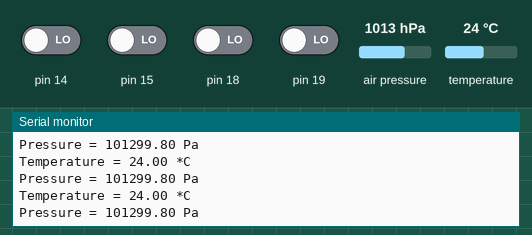
A sketch run on a simulated Arduino Uno, built with avr-gcc and run on an emulated ATmega328P. On the bench: the last lines printed to the serial monitor. Wiring (inferred from the names in the program): I2C bus: SDA pin 17; SCL pin 16; BMP280 pressure sensor at I2C address 0x76. The test bench sets the inputs (shaded band); at power-on: pin 14, pin 15, pin 18, pin 19 LOW, air pressure 1013 hPa, temperature 24 °C.

Above: at 1.2 s.
1.3 s: air pressure set to 952 hPa
At 1.4 s:
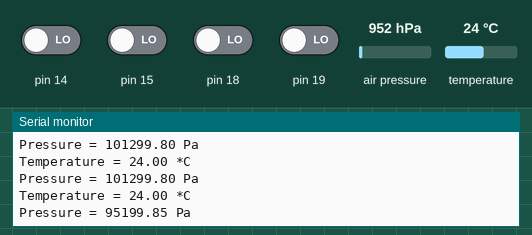
2.8 s: temperature set to 12 °C
At 2.8 s:
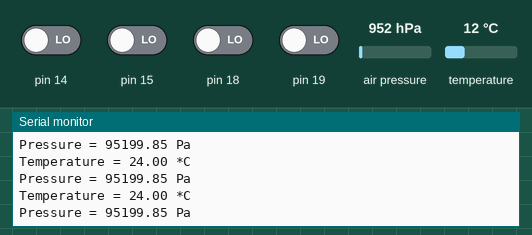
4.3 s: air pressure set to 975 hPa
At 4.31 s:
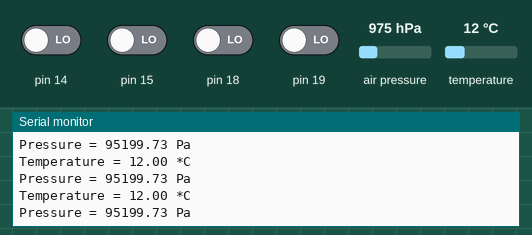
Timing chart, 0 to 7.3 s (numbered marks = the images above; inputs shaded):
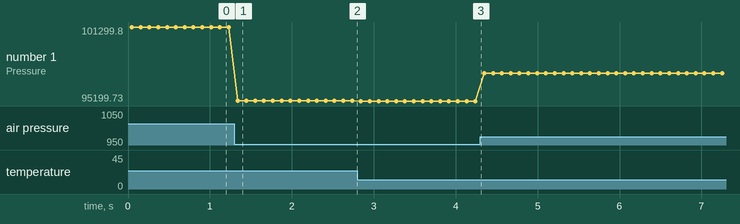

Measured:
- after the input at 1.3 s, the serial monitor: prints a new line at once (image 1)
- plotted number 1: 101299.8 → 95199.85 after the input at 1.3 s, 95199.85 → 95199.73 after the input at 2.8 s, 95199.73 → 97499.75 after the input at 4.3 s

The sketch:

bmp280test.ino
```cpp
#define DDR_SCL  DDRC
#define PORT_SCL PORTC

#define DDR_SDA  DDRC
#define PORT_SDA PORTC
#define PIN_SDA  PINC

#define BIT_SCL _BV(2)
#define BIT_SDA _BV(3)


#define I2C_ACK 1
#define I2C_NAK 0
#define i2c_scl_release() DDR_SCL &= ~BIT_SCL
#define i2c_sda_release() DDR_SDA &= ~BIT_SDA
// sets SCL low and drives output
#define i2c_scl_lo() PORT_SCL &= ~BIT_SCL; DDR_SCL |= BIT_SCL;
// sets SDA low and drives output
#define i2c_sda_lo() PORT_SDA &= ~BIT_SDA; DDR_SDA |= BIT_SDA;
// set SCL high and to input (releases pin) (i.e. change to input,turnon pullup)
#define i2c_scl_hi() DDR_SCL &=~ BIT_SCL;
// set SDA high and to input (releases pin) (i.e. change to input,turnon pullup)
#define i2c_sda_hi() DDR_SDA &=~ BIT_SDA;

void dly()
{
  for(uint8_t i=0;i<16;i++)//6 is stable
  {
    volatile uint8_t v=0;
    v++;
  }
}

void i2c_writebit( uint8_t c )
{
  if ( c > 0 ) {
    i2c_sda_hi();
  }
  else {
    i2c_sda_lo();
  }
  i2c_scl_hi();
  dly();
  i2c_scl_lo();
  dly();
  if ( c > 0 ) {
    i2c_sda_lo();
  }
  dly();
}
uint8_t i2c_readbit()
{
  i2c_sda_hi();
  i2c_scl_hi();
  dly();
  uint8_t c = PIN_SDA; // I2C_PIN;
  i2c_scl_lo();
  dly();
  return ( c & BIT_SDA) ? 1 : 0;
}

uint8_t i2c_write( uint8_t c )
{
  for ( uint8_t i=0;i<8;i++) {
    i2c_writebit( c & 128 );
    c<<=1;
  }
  return i2c_readbit();
}

// read a byte from the I2C slave device
//
uint8_t i2c_read( uint8_t ack )
{
  uint8_t res = 0;
  for ( uint8_t i=0;i<8;i++) {
    res <<= 1;
    res |= i2c_readbit();
  }
  if ( ack )
    i2c_writebit( 0 );
  else
    i2c_writebit( 1 );
  dly();
  return res;
}

//
uint8_t i2c_read()
{
  return i2c_read( I2C_ACK );
}
//
uint8_t i2c_readLast()
{
  return i2c_read( I2C_NAK );
}


void i2c_start(void)
{
  // set both to high at the same time
  i2c_sda_hi();
  i2c_scl_hi();
  dly();
  i2c_sda_lo();
  dly();
  i2c_scl_lo();
  dly();
}

uint8_t i2c_beginTransmission(uint8_t address)
{
  i2c_start();
  uint8_t rc = i2c_write((address<<1) | 0); // clr read bit
  return rc;
}

void i2c_endTransmission()
{
  i2c_scl_hi();
  dly();
  i2c_sda_hi();
  dly();
}
uint8_t i2c_requestFrom(uint8_t address)
{
  i2c_start();
  uint8_t rc = i2c_write((address<<1) | 1); // set read bit
  return rc;
}


 #include "Arduino.h"


/*=========================================================================
    I2C ADDRESS/BITS
    -----------------------------------------------------------------------*/
   // #define BMP280_ADDRESS                (0x77)
	 #define BMP280_ADDRESS                (0x76)
/*=========================================================================*/

/*=========================================================================
    REGISTERS
    -----------------------------------------------------------------------*/
    enum
    {
      BMP280_REGISTER_DIG_T1              = 0x88,
      BMP280_REGISTER_DIG_T2              = 0x8A,
      BMP280_REGISTER_DIG_T3              = 0x8C,

      BMP280_REGISTER_DIG_P1              = 0x8E,
      BMP280_REGISTER_DIG_P2              = 0x90,
      BMP280_REGISTER_DIG_P3              = 0x92,
      BMP280_REGISTER_DIG_P4              = 0x94,
      BMP280_REGISTER_DIG_P5              = 0x96,
      BMP280_REGISTER_DIG_P6              = 0x98,
      BMP280_REGISTER_DIG_P7              = 0x9A,
      BMP280_REGISTER_DIG_P8              = 0x9C,
      BMP280_REGISTER_DIG_P9              = 0x9E,

      BMP280_REGISTER_CHIPID             = 0xD0,
      BMP280_REGISTER_VERSION            = 0xD1,
      BMP280_REGISTER_SOFTRESET          = 0xE0,

      BMP280_REGISTER_CAL26              = 0xE1,  // R calibration stored in 0xE1-0xF0

      BMP280_REGISTER_CONTROL            = 0xF4,
      BMP280_REGISTER_CONFIG             = 0xF5,
      BMP280_REGISTER_PRESSUREDATA       = 0xF7,
      BMP280_REGISTER_TEMPDATA           = 0xFA,
    };

/*=========================================================================*/

/*=========================================================================
    CALIBRATION DATA
    -----------------------------------------------------------------------*/
    typedef struct
    {
      uint16_t dig_T1;
      int16_t  dig_T2;
      int16_t  dig_T3;

      uint16_t dig_P1;
      int16_t  dig_P2;
      int16_t  dig_P3;
      int16_t  dig_P4;
      int16_t  dig_P5;
      int16_t  dig_P6;
      int16_t  dig_P7;
      int16_t  dig_P8;
      int16_t  dig_P9;

      uint8_t  dig_H1;
      int16_t  dig_H2;
      uint8_t  dig_H3;
      int16_t  dig_H4;
      int16_t  dig_H5;
      int8_t   dig_H6;
    } bmp280_calib_data;
/*=========================================================================*/

/*
class Adafruit_BMP280_Unified : public Adafruit_Sensor
{
  public:
    Adafruit_BMP280_Unified(int32_t sensorID = -1);

    bool  begin(uint8_t addr = BMP280_ADDRESS);
    void  getTemperature(float *temp);
    void  getPressure(float *pressure);
    float pressureToAltitude(float seaLevel, float atmospheric, float temp);
    float seaLevelForAltitude(float altitude, float atmospheric, float temp);
    void  getEvent(sensors_event_t*);
    void  getSensor(sensor_t*);

  private:
    uint8_t   _i2c_addr;
    int32_t   _sensorID;
};

*/

class Adafruit_BMP280
{
  public:
    Adafruit_BMP280(void);
    Adafruit_BMP280(int8_t cspin);
    Adafruit_BMP280(int8_t cspin, int8_t mosipin, int8_t misopin, int8_t sckpin);

    bool  begin(uint8_t addr = BMP280_ADDRESS);
    float readTemperature(void);
    float readPressure(void);

    //  float pressureToAltitude(float seaLevel, float atmospheric, float temp);
    // float seaLevelForAltitude(float altitude, float atmospheric, float temp);

  private:

    void readCoefficients(void);

    void      write8(byte reg, byte value);
    uint8_t   read8(byte reg);
    uint16_t  read16(byte reg);
    int16_t   readS16(byte reg);
    uint16_t  read16_LE(byte reg); // little endian
    int16_t   readS16_LE(byte reg); // little endian

    uint8_t   _i2caddr;
    int32_t   _sensorID;
    int32_t t_fine;


};


static bmp280_calib_data bmp280_calib;

/***************************************************************************
 PRIVATE FUNCTIONS
 ***************************************************************************/


Adafruit_BMP280::Adafruit_BMP280()
{ }


bool Adafruit_BMP280::begin(uint8_t a) {
  _i2caddr = a;

    // i2c
    //Wire.begin();

  if (read8(BMP280_REGISTER_CHIPID) != 0x58)
    return false;

  readCoefficients();
  write8(BMP280_REGISTER_CONTROL, 0x3F);
  return true;
}

/**************************************************************************/
/*!
    @brief  Writes an 8 bit value over I2C/SPI
*/
/**************************************************************************/
void Adafruit_BMP280::write8(byte reg, byte value)
{
    i2c_beginTransmission((uint8_t)_i2caddr);
    i2c_write((uint8_t)reg);
    i2c_write((uint8_t)value);
    i2c_endTransmission();
}

/**************************************************************************/
/*!
    @brief  Reads an 8 bit value over I2C
*/
/**************************************************************************/
uint8_t Adafruit_BMP280::read8(byte reg)
{
  uint8_t value;

    i2c_beginTransmission((uint8_t)_i2caddr);
    i2c_write((uint8_t)reg);
    i2c_endTransmission();
    i2c_requestFrom((uint8_t)_i2caddr);
    value = i2c_readLast();
    i2c_endTransmission();
  return value;
}

/**************************************************************************/
/*!
    @brief  Reads a 16 bit value over I2C
*/
/**************************************************************************/
uint16_t Adafruit_BMP280::read16(byte reg)
{
  uint16_t value;

    i2c_beginTransmission((uint8_t)_i2caddr);
    i2c_write((uint8_t)reg);
    i2c_endTransmission();
    i2c_requestFrom((uint8_t)_i2caddr);
    uint8_t v1 = i2c_read();
    uint8_t v2 = i2c_readLast();
    value = (v1 << 8) | v2;
    i2c_endTransmission();

  return value;
}

uint16_t Adafruit_BMP280::read16_LE(byte reg) {
  uint16_t temp = read16(reg);
  return (temp >> 8) | (temp << 8);

}

/**************************************************************************/
/*!
    @brief  Reads a signed 16 bit value over I2C
*/
/**************************************************************************/
int16_t Adafruit_BMP280::readS16(byte reg)
{
  return (int16_t)read16(reg);

}

int16_t Adafruit_BMP280::readS16_LE(byte reg)
{
  return (int16_t)read16_LE(reg);

}

/**************************************************************************/
/*!
    @brief  Reads the factory-set coefficients
*/
/**************************************************************************/
void Adafruit_BMP280::readCoefficients(void)
{
    bmp280_calib.dig_T1 = read16_LE(BMP280_REGISTER_DIG_T1);
    bmp280_calib.dig_T2 = readS16_LE(BMP280_REGISTER_DIG_T2);
    bmp280_calib.dig_T3 = readS16_LE(BMP280_REGISTER_DIG_T3);

    bmp280_calib.dig_P1 = read16_LE(BMP280_REGISTER_DIG_P1);
    bmp280_calib.dig_P2 = readS16_LE(BMP280_REGISTER_DIG_P2);
    bmp280_calib.dig_P3 = readS16_LE(BMP280_REGISTER_DIG_P3);
    bmp280_calib.dig_P4 = readS16_LE(BMP280_REGISTER_DIG_P4);
    bmp280_calib.dig_P5 = readS16_LE(BMP280_REGISTER_DIG_P5);
    bmp280_calib.dig_P6 = readS16_LE(BMP280_REGISTER_DIG_P6);
    bmp280_calib.dig_P7 = readS16_LE(BMP280_REGISTER_DIG_P7);
    bmp280_calib.dig_P8 = readS16_LE(BMP280_REGISTER_DIG_P8);
    bmp280_calib.dig_P9 = readS16_LE(BMP280_REGISTER_DIG_P9);
}

/**************************************************************************/
/*!

*/
/**************************************************************************/
float Adafruit_BMP280::readTemperature(void)
{
  int32_t var1, var2;

  int32_t adc_T = read16(BMP280_REGISTER_TEMPDATA);
  adc_T <<= 8;
  adc_T |= read8(BMP280_REGISTER_TEMPDATA+2);
  adc_T >>= 4;

  var1  = ((((adc_T>>3) - ((int32_t)bmp280_calib.dig_T1 <<1))) *
	   ((int32_t)bmp280_calib.dig_T2)) >> 11;

  var2  = (((((adc_T>>4) - ((int32_t)bmp280_calib.dig_T1)) *
	     ((adc_T>>4) - ((int32_t)bmp280_calib.dig_T1))) >> 12) *
	   ((int32_t)bmp280_calib.dig_T3)) >> 14;

  t_fine = var1 + var2;

  float T  = (t_fine * 5 + 128) >> 8;
  return T/100;
}

/**************************************************************************/
/*!

*/
/**************************************************************************/
float Adafruit_BMP280::readPressure(void) {
  int64_t var1, var2, p;

  int32_t adc_P = read16(BMP280_REGISTER_PRESSUREDATA);
  adc_P <<= 8;
  adc_P |= read8(BMP280_REGISTER_PRESSUREDATA+2);
  adc_P >>= 4;

  var1 = ((int64_t)t_fine) - 128000;
  var2 = var1 * var1 * (int64_t)bmp280_calib.dig_P6;
  var2 = var2 + ((var1*(int64_t)bmp280_calib.dig_P5)<<17);
  var2 = var2 + (((int64_t)bmp280_calib.dig_P4)<<35);
  var1 = ((var1 * var1 * (int64_t)bmp280_calib.dig_P3)>>8) +
    ((var1 * (int64_t)bmp280_calib.dig_P2)<<12);
  var1 = (((((int64_t)1)<<47)+var1))*((int64_t)bmp280_calib.dig_P1)>>33;

  if (var1 == 0) {
    return 0;  // avoid exception caused by division by zero
  }
  p = 1048576 - adc_P;
  p = (((p<<31) - var2)*3125) / var1;
  var1 = (((int64_t)bmp280_calib.dig_P9) * (p>>13) * (p>>13)) >> 25;
  var2 = (((int64_t)bmp280_calib.dig_P8) * p) >> 19;

  p = ((p + var1 + var2) >> 8) + (((int64_t)bmp280_calib.dig_P7)<<4);
  return (float)p/256;
}


Adafruit_BMP280 bme; // I2C

void setup() {
  Serial.begin(9600);
  Serial.println(F("BMP280 test"));

  if (!bme.begin()) {
    Serial.println("Could not find!");
    while (1);
  }
}

void loop() {
    Serial.print("Temperature = ");
    Serial.print(bme.readTemperature());
    Serial.println(" *C");

    Serial.print("Pressure = ");
    Serial.print(bme.readPressure());
    Serial.println(" Pa");
    delay(100);
}
```
